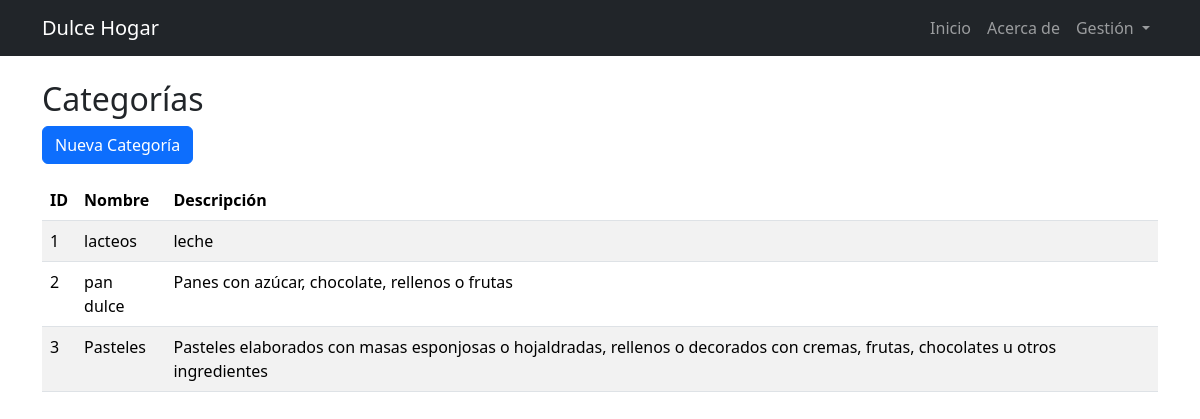
Screenshot of /categorias with the database file from the repository.
### app.py (models this page shows)
class Categoria(db.Model):
    id = db.Column(db.Integer, primary_key=True)
    nombre = db.Column(db.String(100), nullable=False, unique=True)
    descripcion = db.Column(db.String(200))
    productos = db.relationship("Producto", backref="categoria", lazy=True)

### app.py (the view)
@app.route('/categorias')
def listar_categorias():
    categorias = Categoria.query.all()
    return render_template("categories/list.html", categorias=categorias)

### templates/categories/list.html
{% extends "base.html" %}
{% block content %}
<h2>Categorías</h2>
<a href="{{ url_for('form') }}" class="btn btn-primary mb-3">Nueva Categoría</a>
<table class="table table-striped">
    <thead>
        <tr>
            <th>ID</th><th>Nombre</th><th>Descripción</th>
        </tr>
    </thead>
    <tbody>
        {% for c in categorias %}
        <tr>
            <td>{{ c.id }}</td>
            <td>{{ c.nombre }}</td>
            <td>{{ c.descripcion }}</td>
        </tr>
        {% endfor %}
    </tbody>
</table>
{% endblock %}

### rows the page displays
Categoria: id "1", nombre "lacteos", descripcion "leche"
Categoria: id "2", nombre "pan dulce", descripcion "Panes con azúcar, chocolate, rellenos o frutas"
Categoria: id "3", nombre "Pasteles", descripcion "Pasteles elaborados con masas esponjosas o hojaldradas, rellenos o decorados con cremas, frutas, chocolates u otros ingredientes"
